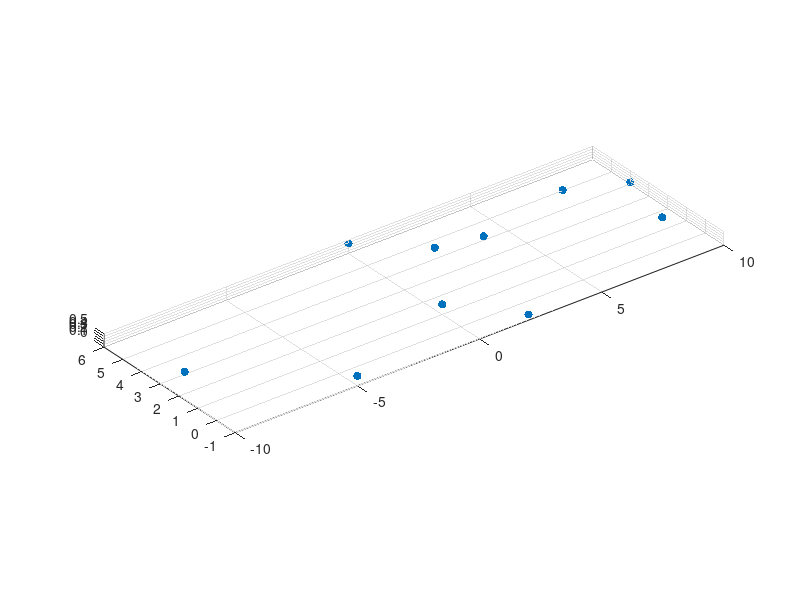

Here is the MATLAB script that generated this plot: (Note: this script raises an error after producing the figure.)
clc;
clear;
close all;

%plane fit
a = randi([-10,10],10,2);
% a = [a,randi([0,1],10,1)];
a = [a,0.5*rand(10,1)];
scatter3(a(:,1),a(:,2),a(:,3),'filled');
daspect([1 1 1]);
%plane fitting

store = randi([-10,10],10,2);
[zval] = get_pt_to_lsf_plane_dist(store,a);
tri = [store,zval];[store(1,:),zval(1)];
hold on;
scatter3(tri(:,1),tri(:,2),tri(:,3),'filled');
hold on;
plot3(tri(:,1),tri(:,2),tri(:,3));


% clc;
% clear;
% close all;
% 
% %plane fit
% a = randi([-10,10],10,2);
% % a = [a,randi([0,1],10,1)];
% a = [a,0.5*rand(10,1)];
% scatter3(a(:,1),a(:,2),a(:,3),'filled');
% daspect([1 1 1]);
% %plane fitting
% x = a(:,1); y = a(:,2); z = a(:,3);
% x_avg = mean(a(:,1));y_avg = mean(a(:,2));z_avg = mean(a(:,3));
% L00 = sum((x-x_avg).^2);
% L01 = sum((x-x_avg).*(y-y_avg));
% L11 = sum((y-y_avg).^2);
% R0 = sum((z-z_avg).*(x-x_avg));
% R1 = sum((z-z_avg).*(y-y_avg));
% 
% a2 = -((L11*R0-L01*R1)/(L00*L11-L01^2));
% b2 = -((L00*R1-L01*R0)/(L00*L11-L01^2));
% c2 = 1;
% d2 = -(z_avg+a2*x_avg+b2*y_avg);
% 
% 
% zval = [];
% store = randi([-10,10],10,2);
% zval = [((-d2-(a2*store(:,1))-(b2*store(:,2)))/c2)];
% tri = [store,zval];[store(1,:),zval(1)];
% hold on;
% scatter3(tri(:,1),tri(:,2),tri(:,3),'filled');
% hold on;
% plot3(tri(:,1),tri(:,2),tri(:,3));
% 













